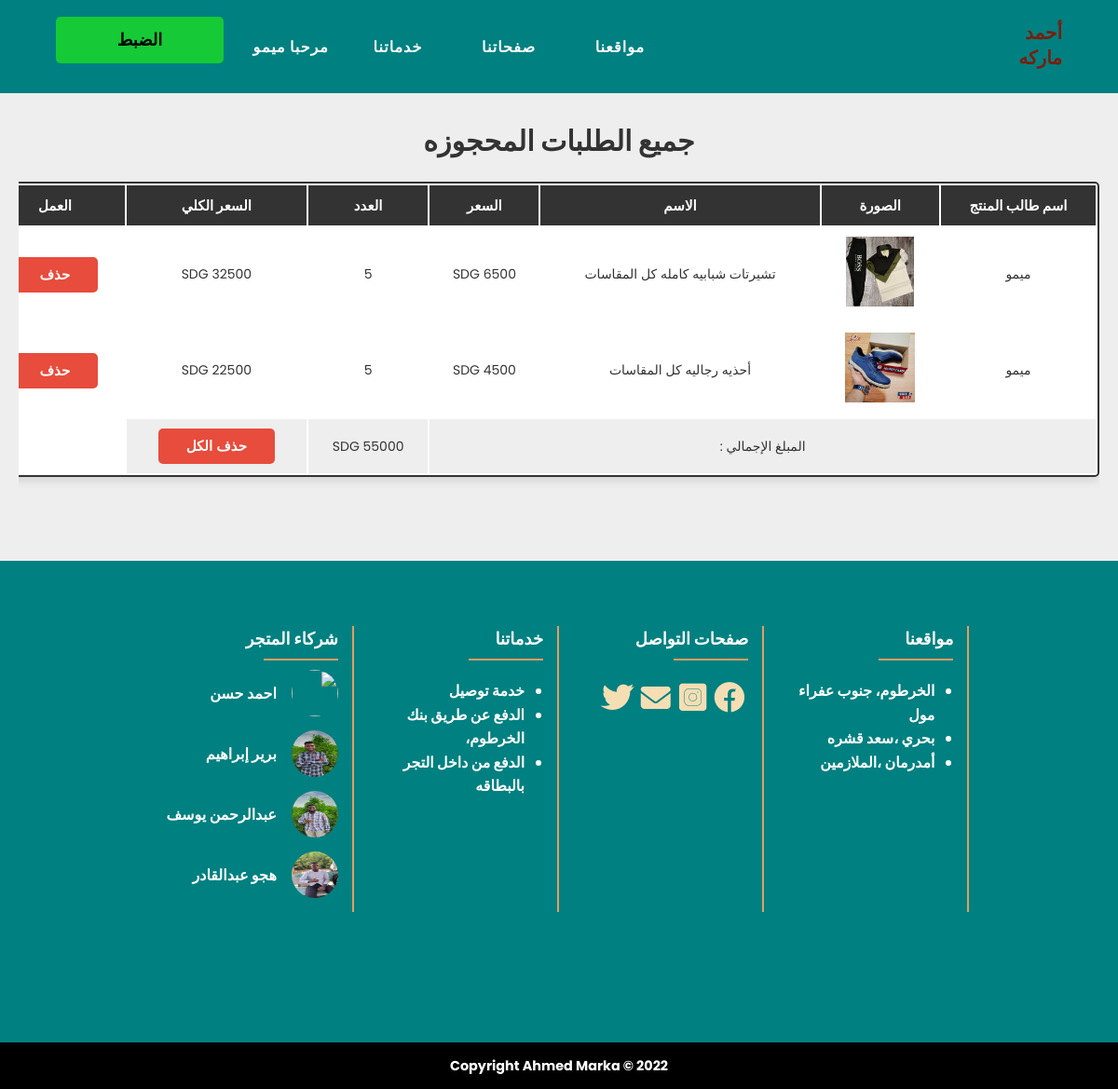
The page /cared.php (signed in) on the database its author committed.
### tables this page shows
CREATE TABLE `users` (
  `id` int(20) NOT NULL,
  `name` varchar(200) NOT NULL,
  `email` varchar(200) DEFAULT NULL,
  `password` text NOT NULL,
  `role_id` int(20) NOT NULL
);

CREATE TABLE `addcard` (
  `id` int(11) NOT NULL,
  `user_id` int(20) NOT NULL,
  `cname` varchar(100) NOT NULL,
  `prace` varchar(100) NOT NULL,
  `caunt` varchar(200) NOT NULL,
  `total` varchar(200) NOT NULL
);

### cared.php (the view, shortened to what this page needs)
<?php
include ('header.php');
?>
<center>
    <div class="container">
        <div class="shopping-cart" style="margin-top: 40px;">
            <h1 class="heading">جميع الطلبات المحجوزه</h1>
            <table>
                <thead>
                    <th>اسم طالب المنتج</th>
                    <th>الصورة</th>
                    <th>الاسم</th>
                    <th>السعر</th>
                    <th>العدد</th>
                    <th>السعر الكلي</th>
                    <th>العمل</th>
                </thead>
                <tbody>
                    <?php
         include('confec.php');
         $cart_query = mysqli_query($con,"SELECT * FROM addcard
         ");
         $grand_total = 0;
         if(mysqli_num_rows($cart_query) > 0){
             while($fetch_cart = mysqli_fetch_assoc($cart_query)){
                $id = $fetch_cart['user_id'];
                 $result = mysqli_query($con,"SELECT * FROM users where id=$id ");
                 if(mysqli_num_rows($result)>0 ){
                    while($user_data = mysqli_fetch_assoc($result)){
                 ?>
                    <tr>
                        <td><?php echo $user_data['name'];?></td>
                        <td><img src="<?php echo $fetch_cart['caunt'];?>" height="75" alt=""></td>
                        <td><?php echo $fetch_cart['cname']; ?></td>
                        <td><?php echo $fetch_cart['prace']; ?> SDG</td>
                        <form action="" method="post">
                            <td><?php echo $fetch_cart['total']; ?></td>
                        </form>
                        <td><?php echo $sub_total = ($fetch_cart['prace'] * $fetch_cart['total']); ?> SDG</td>
                        <td><a href="del_card.php?id=<?php echo $fetch_cart['id']; ?>" class="delete-btn"
                                onclick="return confirm('إزالة العنصر من سلة التسوق؟');">حذف</a></td>
                    </tr>
                    <?php
         $grand_total += $sub_total;
                    }
            }
        }
         }else{
            echo '<tr><td style="padding:20px; text-transform:capitalize;" colspan="6">العربة فارغة</td></tr>';
         }
      ?>
                    <tr class="table-bottom">
                        <td colspan="4">المبلغ الإجمالي :</td>
                        <td><?php echo $grand_total; ?> SDG</td>
                        <td><a href="index.php?delete_all" onclick="return confirm('حذف كل المنتجات من العربة?');"
                                class="delete-btn <?php echo ($grand_total > 1)?'':'disabled'; ?>">حذف الكل</a></td>
                    </tr>
                </tbody>
            </table>
        </div>
    </div>
</center>
<?php
include ('res_footer.php');
?>

### main.css (style rules this page uses)
body { margin: 0; padding: 0; }
* { margin: 0; padding: 0; box-sizing: border-box; }
.container { max-width: 1170px; margin: auto; }

### index.css (style rules this page uses)
body { background-color: rgb(221, 238, 238); }
.container { display: flex; flex-direction: row; flex-wrap: wrap; padding: 0 30px; justify-content: center; gap: 50px; }
a { text-decoration:none ; font-size: 20px; color: rgb(120, 30, 14); font-family:Arial, Helvetica, sans-serif ; font-weight: bold; }

### css/style.css (style rules this page uses)
:root { --blue:#3498db; --red:#e74c3c; --orange:#f39c12; --black:#333; --white:#fff; --light-bg:#eee; --box-shadow:0 5px 10px rgba(0,0,0,.1); --border:2px solid var(--black); }
* { font-family: 'Poppins', sans-serif; margin:0; padding:0; box-sizing: border-box; outline: none; border: none; text-decoration: none; }
body { background-color: var(--light-bg); }
.btn, .delete-btn, .option-btn { display: inline-block; padding:10px 30px; cursor: pointer; font-size: 15px; color:var(--white); border-radius: 5px; text-transform: capitalize; }
.delete-btn { background-color: var(--red); }
.container { padding:0 20px; margin:0 auto; max-width: 1200px; padding-bottom: 70px; }
.container .heading { text-align: center; margin-bottom: 20px; font-size: 30px; text-transform: uppercase; color:var(--black); }
.container .shopping-cart { padding:20px 0; }
.container .shopping-cart { margin-top: 60px }
.container .shopping-cart table { width: 100%; text-align: center; border:var(--border); border-radius: 5px; box-shadow: var(--box-shadow); background-color: var(--white); }
.container .shopping-cart table thead { background-color: var(--black); }
.container .shopping-cart table thead th { padding:10px; color:var(--white); text-transform: capitalize; font-size: 15px; }
.container .shopping-cart table .table-bottom { background-color: var(--light-bg); }
.container .shopping-cart table tr td { padding:10px; font-size: 14px; color:var(--black); }
.container .shopping-cart table tr td:nth-child(1) { padding:0; }
@media (max-width:1200px) { .container .shopping-cart { overflow-x: scroll; } }
@media (max-width:1200px) { .container .shopping-cart table { width: 1200px; } }

### header.php (style rules this page uses)
body { font-family: 'Cairo', sans-serif; font-family: 'Poppins', sans-serif; font-family: 'Changa', sans-serif; }

### rows shown on the page
addcard: cname "تشيرتات شبابيه كامله كل المقاسات", prace "6500", total "5"
users: name "ميمو", addcard.caunt (picture)
addcard: cname "أحذيه رجاليه كل المقاسات", prace "4500", total "5"

### other values the page prints
$_SESSION['name'] "ميمو"
$grand_total "55000"
